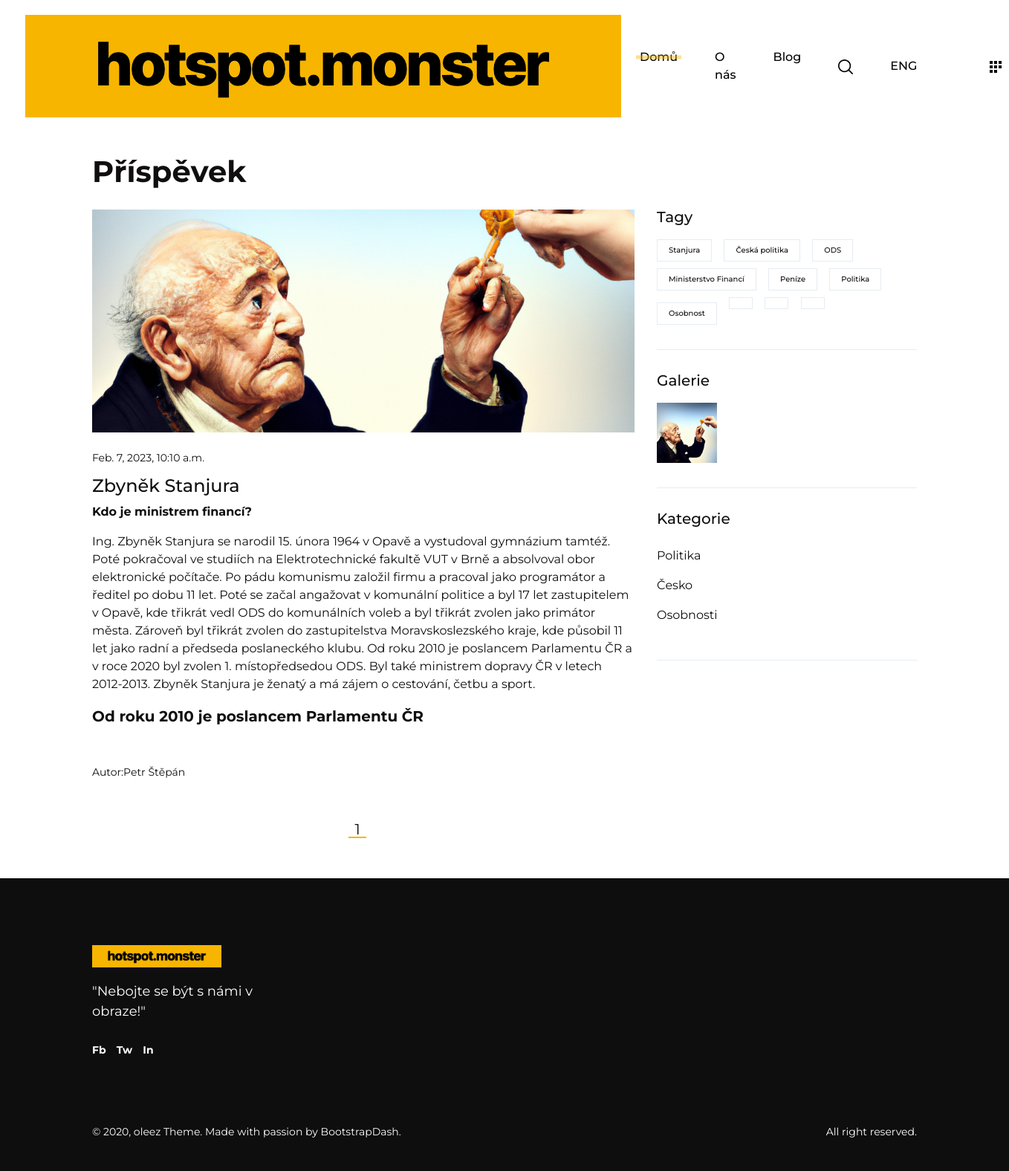
The app's page /blog_single/2 with its own data.
### blog/models.py (models this page shows, shortened)
class BlogPost(models.Model):
	title = models.CharField('Title', max_length=255)
	subtitle = models.CharField('Subtitle', max_length=255, blank=True)
	content = models.TextField('Content1', blank=False)
	content2 = models.TextField('Content2', blank=True)
	date_published = models.DateTimeField('Date', default=now, editable=True)
	author = models.CharField('Autor',max_length=255)
	quotes = models.CharField('Quatation', max_length=255, blank=True)
	category1 = models.CharField("Category1", max_length=255, blank=True)
	category2 = models.CharField("Category2", max_length=255, blank=True)
	category3 = models.CharField("Category3", max_length=255, blank=True)
	tag1 = models.CharField("Tag1", max_length=255, blank=True)
	tag2 = models.CharField("Tag2", max_length=255, blank=True)
	tag3 = models.CharField("Tag3", max_length=255, blank=True)
	tag4 = models.CharField("Tag4", max_length=255, blank=True)
	tag5 = models.CharField("Tag5", max_length=255, blank=True)
	tag6 = models.CharField("Tag6", max_length=255, blank=True)
	tag7 = models.CharField("Tag7", max_length=255, blank=True)
	tag8 = models.CharField("Tag8", max_length=255, blank=True)
	tag9 = models.CharField("Tag9", max_length=255, blank=True)
	tag10 = models.CharField("Tag10", max_length=255, blank=True)
	read_count = models.IntegerField('Read Count', default=0)
	picture_name = models.CharField('Picture_name', max_length=255, blank=True)

### blog/views.py (the view)
# urls.py: path('blog_single/<int:blog_post_id>', views.blog_single, name='blog_single'),
def blog_single (request, blog_post_id):
	paginator = Paginator(BlogPost.objects.all().filter(pk=blog_post_id), 1)
	page = request.GET.get('page')
	blog_posts = paginator.get_page(page)
	return render(request, 'blog_single.html', {
		'blog_posts': blog_posts,
		})

### blog/templates/blog_single.html (shortened to what this page needs)
{% include 'header.html' %}
{% include 'navbar.html' %}
    <main class="blog-standard">
        <div class="container">
            <h1 class="oleez-page-title wow fadeInUp">Příspěvek</h1>
            <div class="row">
                <div class="col-md-8">
                    {% for blog_post in blog_posts %}
                    <article class="blog-post wow fadeInUp">
                        <img src="/static/images/blog_images/{{blog_post.picture_name}}" alt="blog post" class="post-thumbnail">
                        <p class="post-date">{{blog_post.date_published}}</p>
                        <h4>{{blog_post.title}}</h4>
                        <p><strong>{{blog_post.subtitle}}</strong></p>
                        <p>{{blog_post.content}}</p>
                        <blockquote class="blockquote wow fadeInUp">
                            <p><strong>{{blog_post.quotes}}</strong></p>
                        </blockquote>
                        <br/>
                        <p class="post-date">Autor:{{blog_post.author}}</p>
                    </article>
                    {% endfor %}
                    <nav class="oleez-pagination d-flex align-items-center justify-content-center wow fadeInUp">
                         <a href="?page={{blog_posts.number }}" class='active'>{{ blog_posts.number }}</a>
                    </nav>
                </div>
                 <div class="col-md-4">
                        <div class="sidebar-widget wow fadeInUp">
                            <h5 class="widget-title">Tagy</h5>
                            <div class="widget-content">
                                {% for blog_post in blog_posts %}
                                <a href="#!" class="post-tag">{{blog_post.tag1 }}</a>
                                <a href="#!" class="post-tag">{{blog_post.tag2|default_if_none:"1" }}</a>
                                <a href="#!" class="post-tag">{{blog_post.tag3|default_if_none:"1" }}</a>
                                <a href="#!" class="post-tag">{{blog_post.tag4|default_if_none:"1" }}</a>
                                <a href="#!" class="post-tag">{{blog_post.tag5|default_if_none:"1" }}</a>
                                <a href="#!" class="post-tag">{{blog_post.tag6|default_if_none:"1" }}</a>
                                <a href="#!" class="post-tag">{{blog_post.tag7|default_if_none:"1" }}</a>
                                <a href="#!" class="post-tag">{{blog_post.tag8|default_if_none:"1" }}</a>
                                <a href="#!" class="post-tag">{{blog_post.tag9|default_if_none:"1" }}</a>
                                <a href="#!" class="post-tag">{{blog_post.tag10|default_if_none:"1" }}</a>
                                {% endfor %}
                            </div>
                        </div>
                        <div class="sidebar-widget wow fadeInUp">
                            <h5 class="widget-title">Galerie</h5>
                            <div class="widget-content">
                                <div class="gallery">
                                    {% for blog_post in blog_posts %}
                                    <a href="/static/images/blog_images/{{blog_post.picture_name}}" class="gallery-grid-item" data-fancybox="widget-gallery">
                                        <img src="/static/images/blog_images/{{blog_post.picture_name}}" alt="gallery item">
                                    {% endfor %}
                                    </a>
                                </div>
                            </div>
                        </div>
                    <div class="sidebar-widget wow fadeInUp">
                            <h5 class="widget-title">Kategorie</h5>
                            <div class="widget-content">
                                {% for blog_post in blog_posts %}
                                <ul class="category-list">
                                    <li><a href="#!">{{blog_post.category1}}</a></li>
                                    <li><a href="#!">{{blog_post.category2}}</a></li>
                                    <li><a href="#!">{{blog_post.category3}}</a></li>
                                </ul>
                            {% endfor %}
                            </div>
                    </div>
                </div>
            </div>
        </div>
    </main>
{% include 'footer.html' %}

### records on screen
BlogPost: picture_name (picture), date_published "Feb. 7, 2023, 10:10 a.m.", title "Zbyněk Stanjura", subtitle "Kdo je ministrem financí?", content "Ing. Zbyněk Stanjura se narodil 15. února 1964 v Opavě a vystudoval gymnázium tamtéž. Poté pokračoval ve studiích na Elektrotechnické fakultě VUT v Brně a absolvoval obor elektronické počítače. Po pádu komunismu založil firmu a pracoval jako programátor a ředitel po dobu 11 let. Poté se začal angažovat v komunální politice a byl 17 let zastupitelem v Opavě, kde třikrát vedl ODS do komunálních voleb a byl třikrát zvolen jako primátor města. Zároveň byl třikrát zvolen do zastupitelstva Moravskoslezského kraje, kde působil 11 let jako radní a předseda poslaneckého klubu. Od roku 2010 je poslancem Parlamentu ČR a v roce 2020 byl zvolen 1. místopředsedou ODS. Byl také ministrem dopravy ČR v…", quotes "Od roku 2010 je poslancem Parlamentu ČR", author "Petr Štěpán", tag1 "Stanjura", tag2 "Česká politika", tag3 "ODS", tag4 "Ministerstvo Financí", tag5 "Peníze", tag6 "Politika", tag7 "Osobnost", category1 "Politika", category2 "Česko", category3 "Osobnosti"

### other values on screen
{{ blog_posts.number }} "1"
